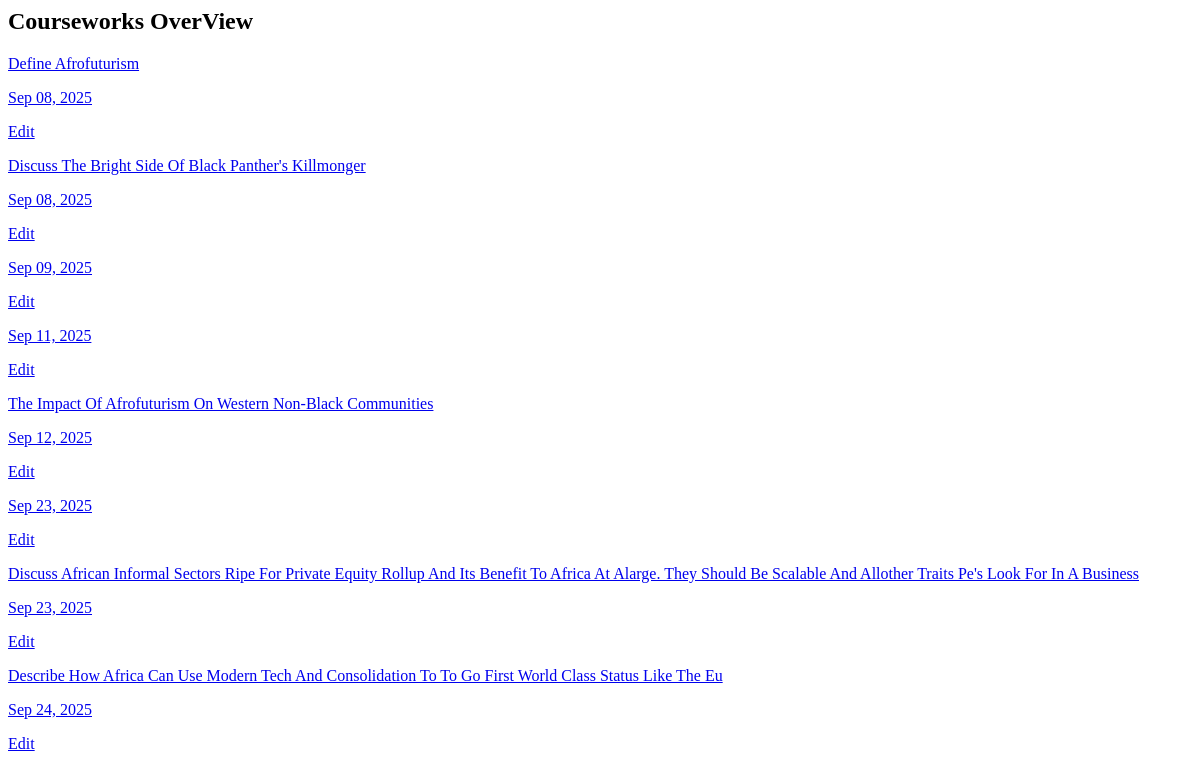
The page /list/ on the database as committed earlier.
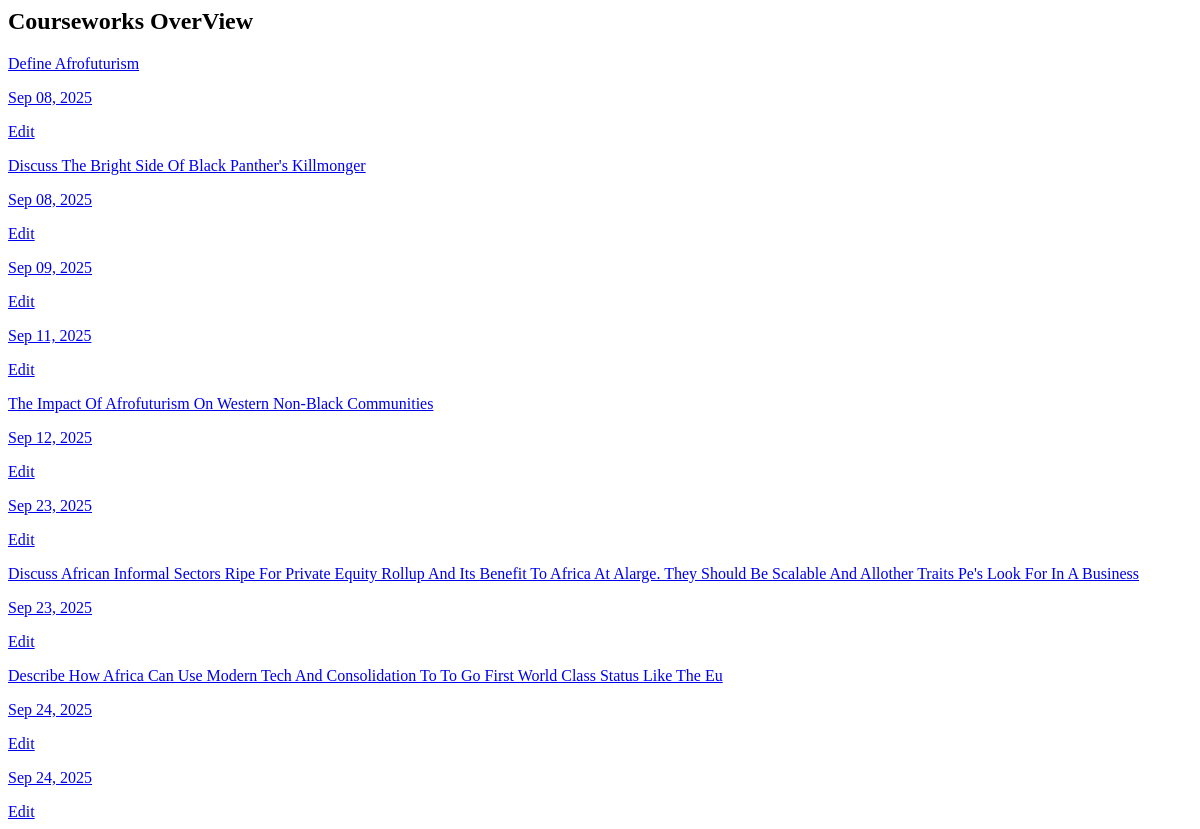
The same page on the database as committed later.
### core/models.py (models this page shows, shortened)
class CourseWork(models.Model):
    user = models.ForeignKey(CustomUser, on_delete=models.CASCADE)
    question = models.TextField(max_length=500, blank = True, null=True)
    answer = CKEditor5Field(config_name='extends')
    created = models.DateTimeField(auto_now_add = True,)

### core/views.py (the view)
# urls.py: path("list/", List.as_view(), name = "list"),
class List(ListView):
    name = "coursework_list"
    model = CourseWork
    template_name = "list.html"

### templates/list.html (shortened to what this page needs)
{% load static %}
<c-base>
  <div class="h-full w-full p-8 flex flex-col gap-8">
    <div class=" p-6 rounded-lg shadow-lg">
      <h2 class="text-2xl font-bold text-white mb-4">Courseworks OverView</h2>
      {% for coursework in coursework_list %}
        {% if coursework.answer %}
          <a href="{% url 'coursework' coursework.pk %}"" class="flex justify-between py-3 border-b ">
            <p class="text-gray-300">{{ coursework.question | title}} </p>
            <p class="text-gray-400 text-sm">{{ coursework.created|date:"M d, Y" }} </p>
            <a href="{% url 'editor' pk=coursework.pk %}">Edit</a>
          </a>
        {% endif %}
      {% endfor %}
    </div>
</div>
</c-base>

Rows that differ between the two databases and show on the page:
now on this page (row edited): CourseWork: created "Sep 24, 2025"
